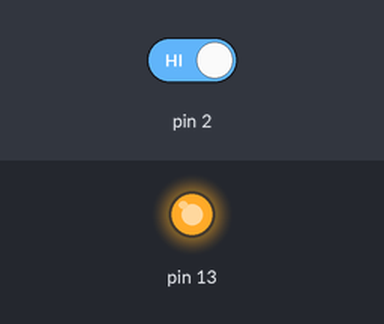
This sketch was run on a simulated Arduino Uno, built with avr-gcc and run on an emulated ATmega328P. On the bench: output pins drawn as LEDs (lit = HIGH). The test bench sets the inputs (shaded band); at power-on: pin 2 HIGH.

Above: at 1.2 s.
1.3 s: pin 2 driven LOW
At 2.5 s:
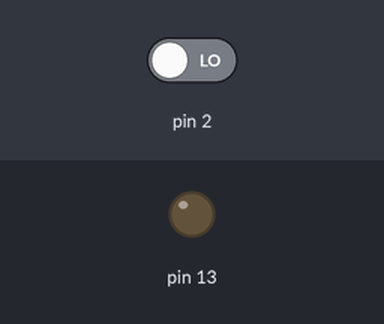
2.8 s: pin 2 driven HIGH
At 3.6 s:
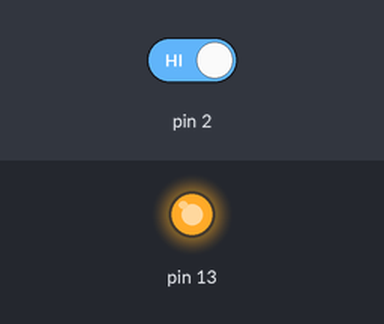
Timing chart, 0 to 5.8 s (numbered marks = the images above; inputs shaded):
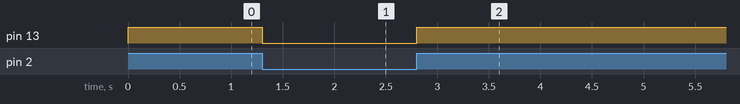

Measured:
- after the input at 1.3 s, pin 13: HIGH → LOW at once
- after the input at 2.8 s, pin 13: LOW → HIGH at once

The sketch:

roi_dolev_1_introduction_to_working_with_inputs1.ino
```cpp
void setup()
{
  DDRD &=~0b00000100; // configure pin 2 INPUT
  DDRB |=0b00100000; // configure pin 13 OUTPUT
}


void loop()
{
  unsigned char result;
  result = PIND & 0b00000100;
  if (result == 0) // When the button is released
    PORTB &= ~0b00100000; // Turn OFF LED
  else
    PORTB |= 0b00100000; // Turn ON LED
}
```
